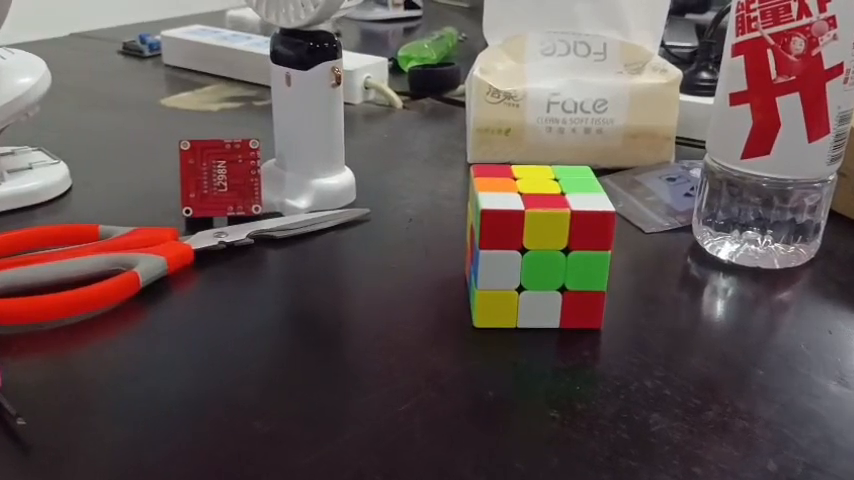
#> input picture frame 51 of 2_yolo/1.mp4, 854 x 480 px
$ python main_template.py
#> lines starting #> are read from the running program, lines starting #| are printed output that depends on the picture; after the words box and inside, x2 and y2 are one past the last pixel; in counts of white or black regions, pixels touching at a corner belong together
"""
Author: Interweave
Date: 2024/9/16
参考OpenCV文档: https://docs.opencv.org/4.x/index.html
"""

import cv2
import numpy as np

# 读取视频
cap = cv2.VideoCapture('1.mp4')

# 红色的HSV范围
lower_red1 = np.array([0, 130, 70])
upper_red1 = np.array([9, 255, 255])
lower_red2 = np.array([170, 120, 70])
upper_red2 = np.array([180, 255, 255])

# 长宽比例范围
min_ratio = 0.85
max_ratio = 1.28

while True:
    # 初始化最左上角的坐标
    top_left = None

    ret, image = cap.read()
#> image is the input picture: shape (480, 854, 3); mean B, G, R 80.4, 82.8, 97.2
    if not ret:
        break

    # 转换为HSV颜色空间
    hsv = cv2.cvtColor(image, cv2.COLOR_BGR2HSV)
#> hsv: shape (480, 854, 3); mean H, S, V 97.4, 56.3, 99.4

    # 生成红色掩码 (红色在HSV中的两个区间)
    mask1 = cv2.inRange(hsv, lower_red1, upper_red1)
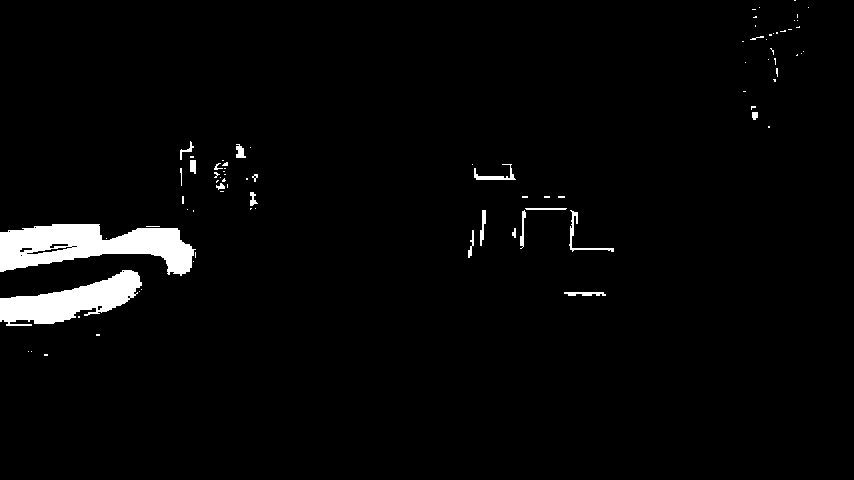
#> mask1: shape (480, 854); 2.9% white; 83 white regions (63 under 20 px), largest, box (x1, y1, x2, y2) and area: (0, 224, 196, 276) 6001, (0, 270, 142, 326) 3944, (569, 210, 614, 252) 231
    mask2 = cv2.inRange(hsv, lower_red2, upper_red2)
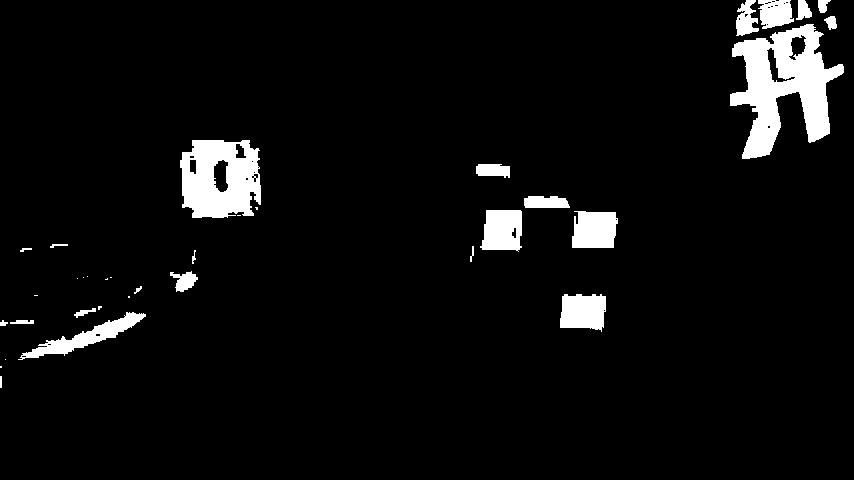
#> mask2: shape (480, 854); 5.4% white; 35 white regions (12 under 20 px), largest, box (x1, y1, x2, y2) and area: (730, 24, 844, 159) 7651, (180, 140, 261, 218) 4887, (18, 312, 146, 360) 1580

    red = mask1 + mask2
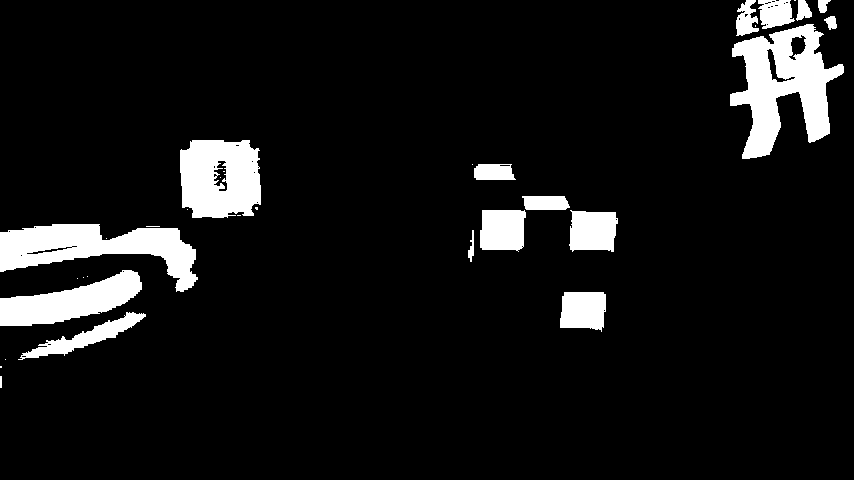
#> red: shape (480, 854); 8.2% white; 32 white regions (15 under 20 px), largest, box (x1, y1, x2, y2) and area: (730, 24, 844, 159) 7813, (0, 224, 198, 292) 6437, (180, 140, 261, 218) 5389

    # 膨胀
    # red = cv2.dilate(red, np.ones((3, 3), np.uint8), iterations=1)

    # 开运算
    red = cv2.morphologyEx(red, cv2.MORPH_OPEN, np.ones((26, 26), np.uint8))
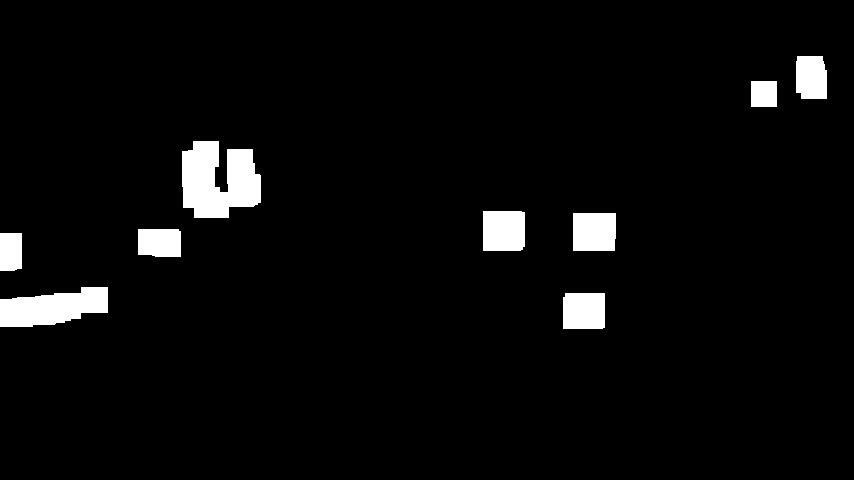
#> red: shape (480, 854); 4% white; 9 white regions, largest, box (x1, y1, x2, y2) and area: (182, 141, 261, 218) 4524, (0, 287, 108, 327) 3044, (483, 211, 525, 251) 1667

    # 闭运算
    red = cv2.morphologyEx(red, cv2.MORPH_CLOSE, np.ones((23, 23), np.uint8))
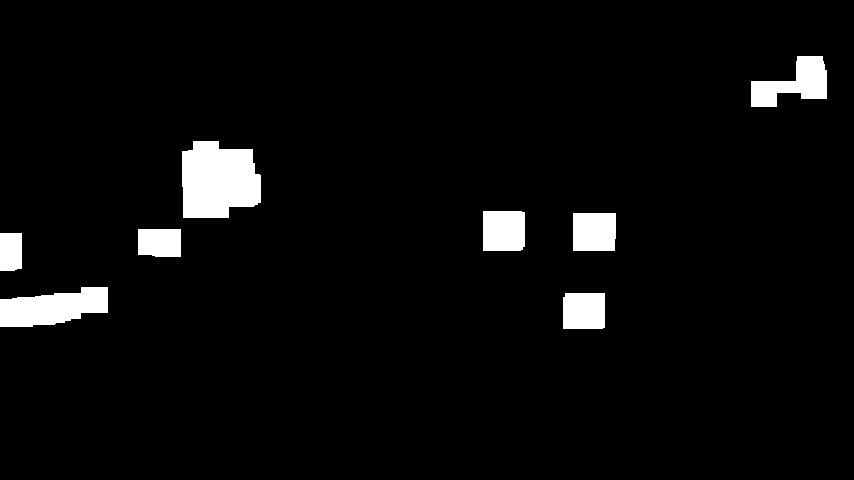
#> red: shape (480, 854); 4.2% white; 8 white regions, largest, box (x1, y1, x2, y2) and area: (182, 141, 261, 218) 5061, (0, 287, 108, 327) 3044, (751, 56, 827, 107) 2161

    # 腐蚀
    red = cv2.erode(red, np.ones((3, 3), np.uint8), iterations=1)
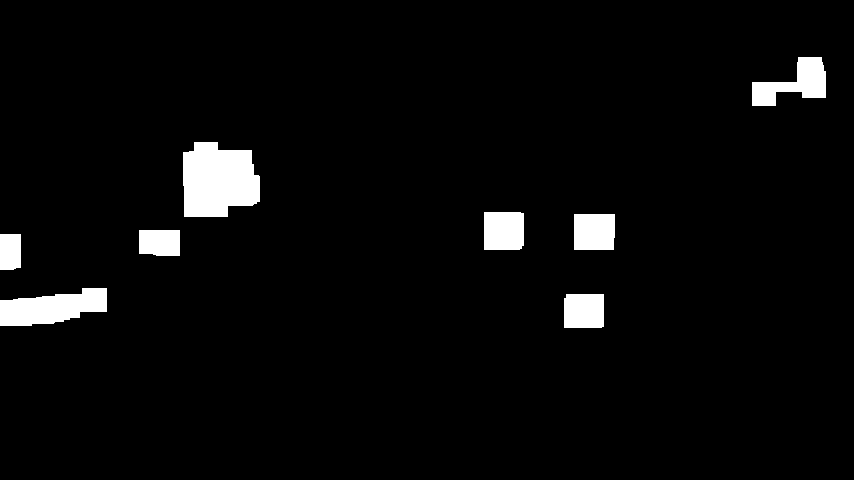
#> red: shape (480, 854); 3.8% white; 8 white regions

    # 找到红色区域的轮廓
    reds, _ = cv2.findContours(red, cv2.RETR_EXTERNAL, cv2.CHAIN_APPROX_SIMPLE)
#> reds = 8 contours; box (x1, y1, x2, y2) and area: (183, 142, 260, 217) 4608, (0, 288, 107, 326) 2640, (752, 57, 826, 106) 1774, (484, 212, 524, 250) 1432, (574, 214, 615, 250) 1388, (564, 294, 604, 328) 1278, (139, 230, 180, 256) 970, (0, 234, 21, 270) 689

    for i in reds:
        area = cv2.contourArea(i)
        x, y, w, h = cv2.boundingRect(i)

        aspect_ratio = w / h

        # print(aspect_ratio)

        if 300 < area < 5600 and min_ratio <= aspect_ratio <= max_ratio:
            # 绘制轮廓和边界框
            cv2.rectangle(image, (x, y), (x + w, y + h), (0, 255, 0), 2)

            # 找到最左上角的红色方块
            if top_left is None or (x < top_left[0] and y < top_left[1]):
                top_left = (x, y)
                centerred = ((x+w)/2, (y+h)/2)
#> this loop made 8 passes
#> (area, x, y, w, h, aspect_ratio, centerred) on passes 1, 6, 7: (1278, 564, 294, 40, 34, 1.18, (302, 164)), (1431.5, 484, 212, 40, 38, 1.05, (262, 125)), (4607.5, 183, 142, 77, 75, 1.03, (130, 108.5))
#> (area, x, y, w, h, aspect_ratio) on passes 2, 3, 4, 5, 8: (2640, 0, 288, 107, 38, 2.82), (689, 0, 234, 21, 36, 0.583), (970, 139, 230, 41, 26, 1.58), (1388.5, 574, 214, 41, 36, 1.14), (1774.5, 752, 57, 74, 49, 1.51)
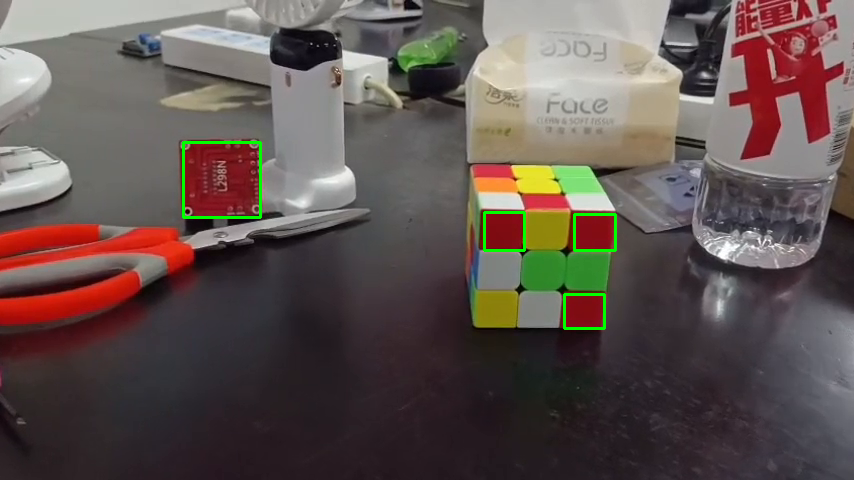
#> image: shape (480, 854, 3); 0.55% of pixels changed, all inside (x1, y1, x2, y2) = (182, 141, 617, 330)
    # 显示结果
    cv2.imshow('image', image)
    # 测试用
    cv2.imshow('test', red)

    # 按下 'q' 键退出
    if cv2.waitKey(1000 // 30) & 0xFF == ord('q'):
#> (key q is pressed here)
        break

cap.release()
cv2.destroyAllWindows()

$ run again, starting later in the video
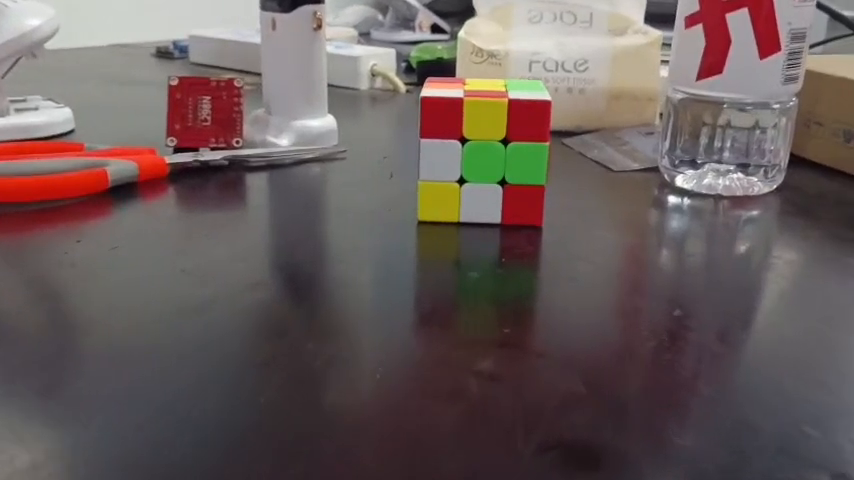
#> input picture frame 233 of 2_yolo/1.mp4, 854 x 480 px
#> image is the input picture: shape (480, 854, 3); mean B, G, R 90.6, 92.2, 104.7
#> hsv: shape (480, 854, 3); mean H, S, V 96.3, 47.1, 106.8
#> `mask1 = cv2.inRange(hsv, lower_red1, upper_red1)`:
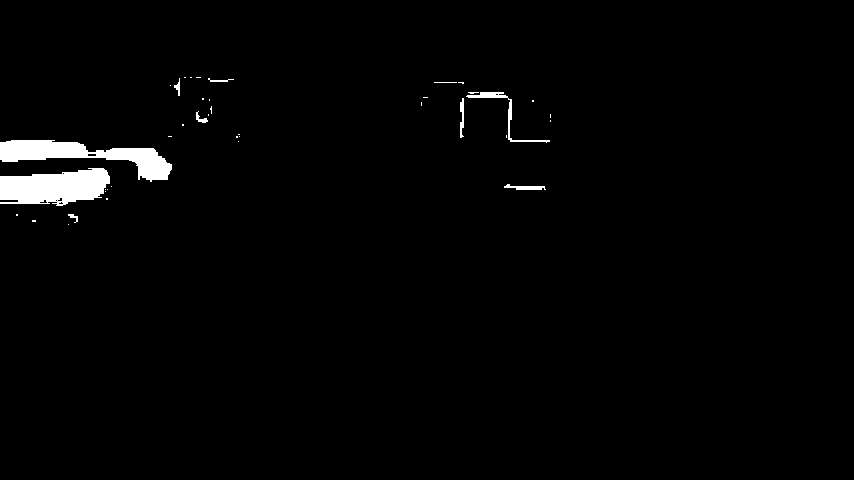
#> mask1: shape (480, 854); 1.7% white; 40 white regions (30 under 20 px), largest, box (x1, y1, x2, y2) and area: (0, 168, 110, 206) 3079, (0, 140, 172, 182) 2963, (466, 92, 550, 143) 385
#> mask2: shape (480, 854); 4% white; 23 white regions (13 under 20 px), largest, box (x1, y1, x2, y2) and area: (167, 77, 242, 150) 4336, (686, 0, 781, 80) 3742, (0, 198, 114, 238) 2513
#> reds = 7 contours; box (x1, y1, x2, y2) and area: (170, 88, 241, 138) 3347, (0, 174, 98, 204) 2457, (510, 102, 550, 142) 1505, (423, 100, 464, 139) 1493, (505, 188, 544, 226) 1399, (140, 160, 168, 194) 880, (702, 0, 731, 24) 593
#> the loop `for i in reds:` made 7 passes
#> (area, x, y, w, h, aspect_ratio, centerred) on passes 1, 5: (1399, 505, 188, 39, 38, 1.03, (272, 113)), (1493, 423, 100, 41, 39, 1.05, (232, 69.5))
#> after the loop `for i in reds:`:
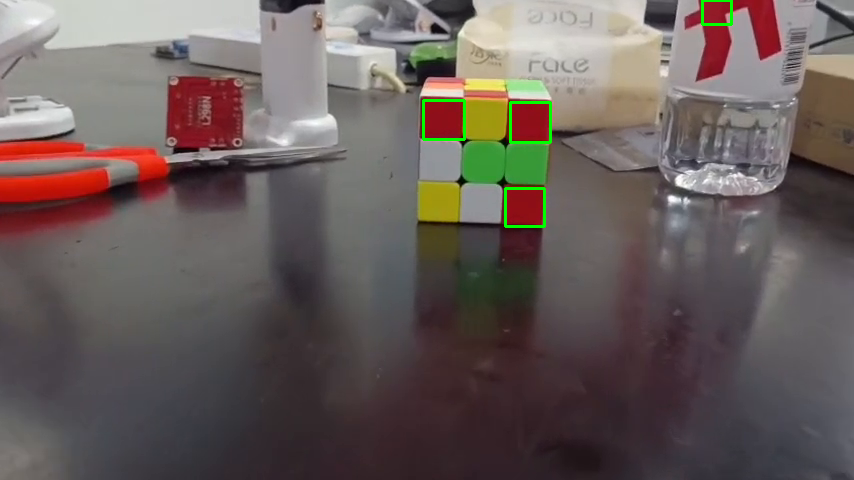
#> image: shape (480, 854, 3); 0.41% of pixels changed, all inside (x1, y1, x2, y2) = (422, 0, 733, 228)

$ run again, starting later in the video
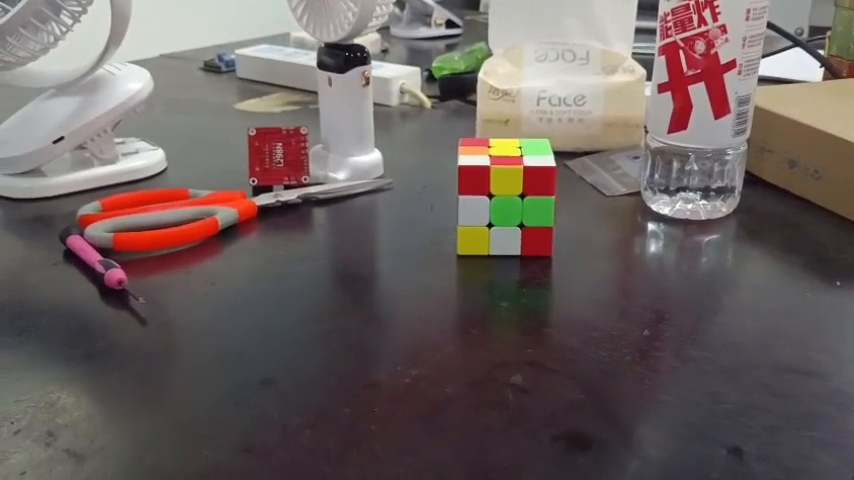
#> input picture frame 414 of 2_yolo/1.mp4, 854 x 480 px
#> image is the input picture: shape (480, 854, 3); mean B, G, R 95.1, 97, 107.7
#> hsv: shape (480, 854, 3); mean H, S, V 90.3, 42, 109.9
#> `mask1 = cv2.inRange(hsv, lower_red1, upper_red1)`:
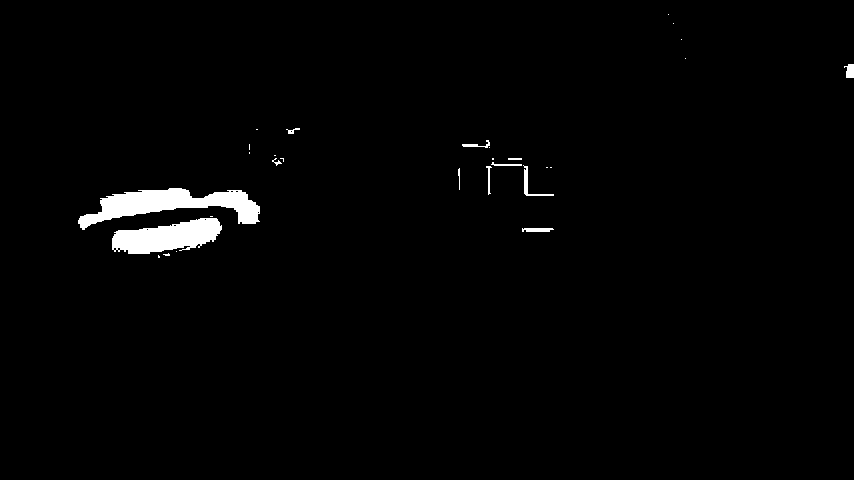
#> mask1: shape (480, 854); 1.7% white; 29 white regions (17 under 20 px), largest, box (x1, y1, x2, y2) and area: (78, 188, 260, 230) 3424, (112, 218, 222, 254) 2582, (523, 165, 554, 196) 167
#> mask2: shape (480, 854); 3.1% white; 25 white regions (11 under 20 px), largest, box (x1, y1, x2, y2) and area: (658, 30, 737, 134) 4004, (248, 128, 309, 186) 2877, (120, 240, 222, 282) 1647
#> reds = 3 contours; box (x1, y1, x2, y2) and area: (461, 168, 490, 196) 750, (528, 169, 556, 196) 700, (524, 230, 553, 256) 697
#> the loop `for i in reds:` made 3 passes
#> (area, x, y, w, aspect_ratio, centerred) on passes 1, 3: (697, 524, 230, 29, 1.12, (276.5, 128)), (749.5, 461, 168, 29, 1.04, (245, 98))
#> after the loop `for i in reds:`:
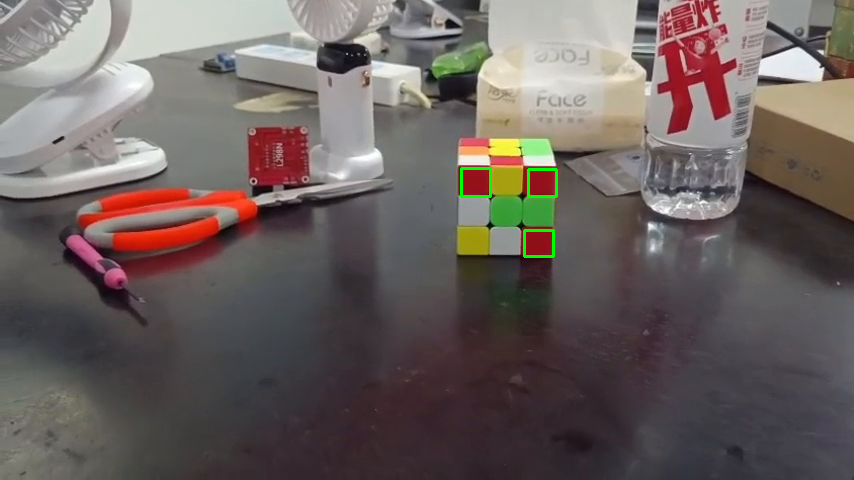
#> image: shape (480, 854, 3); 0.24% of pixels changed, all inside (x1, y1, x2, y2) = (460, 167, 558, 258)
